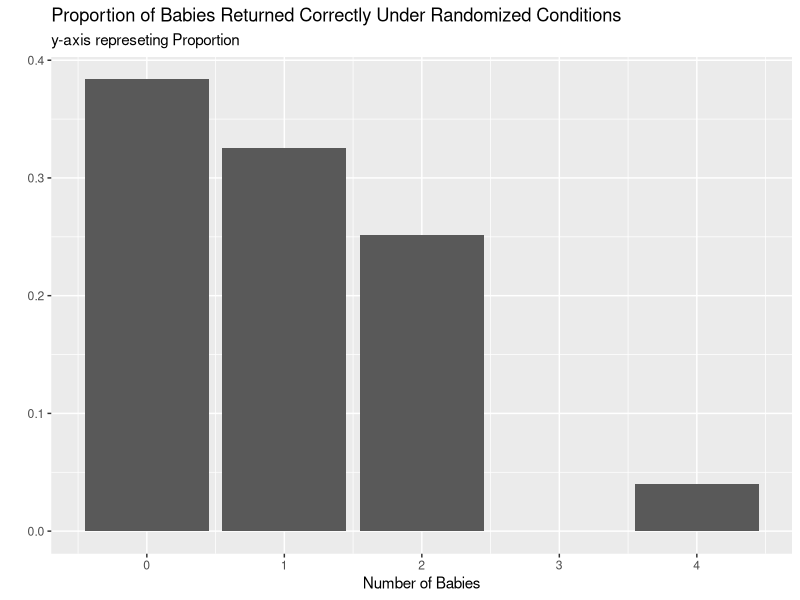

R code for this plot:
## ---- chunk 1
#| label: setup
#| message: false
library(tidyverse)
## ---- chunk 2
#| label: function-simulation-for-random-babies

randomBabies <- function(nBabies = 4){
  baby_tib <- tibble(pnum  = 1:nBabies,
                     bbnum = sample(1:nBabies, 
                                      size = nBabies, 
                                      replace = FALSE))|>
  mutate(paired = if_else((pnum == bbnum), "TRUE", "FALSE"))|>
  filter(paired == "TRUE")|>
  nrow()
  return(baby_tib)}

results <- map_int(.x = 1:10000,
                   .f = ~randomBabies(nBabies = 4))
## ---- chunk 3
#| label: table-for-random-babies
baby_table <- enframe(results, 
        name = "simulation_number", 
        value = "ncorrect")|>
  group_by(ncorrect)|>
  count() |>
  ungroup()
#  pivot_wider(names_from = ncorrect, values_from = n)
## ---- chunk 4
#| label: table-for-random-babies

baby_table |>
  mutate(prop = n/sum(n)) |>
  ggplot(mapping = aes(x = ncorrect, y = prop)) +
  geom_bar(stat = "identity") +
  labs(title = "Proportion of Babies Returned Correctly Under Randomized Conditions",
       y = "",
       subtitle = "y-axis represeting Proportion",
       x = "Number of Babies")
  
## ---- chunk 5
simulate_means <- function(n, df){
  map_dbl(.x = 1:100, 
          .f = ~rchisq(n = n, df = df) |> 
          mean()
          )
}
## ---- chunk 6
grid <- crossing(n = c(10,
                       100,
                       1000,
                       10000), 
                 df = 5)
## ---- chunk 7
all_simulations <- grid |> 
  mutate(simulated_m = pmap(.l = list(n = n, df = df), 
                            .f = simulate_means)
         ) |> 
  unnest(simulated_m) 
## ---- chunk 8
#| label: table-of-simulated-means

all_simulations |>
  select(!df) |>
  unnest(simulated_m) |>
  pivot_wider(names_from = n, 
              values_from = simulated_m,
              names_glue = "{n}_simulations",
              values_fn = mean) 

## ---- chunk 9
#| label: plot-of-simulated Means


